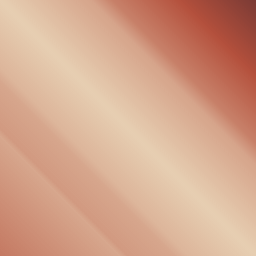
#> input picture tests/golden-infra/fixtures-cores/color-blend-duotone.png, 256 x 256 px
$ python -i tone.py   (imports and definitions only)
#> lines starting #> are read from the running program, lines starting #| are printed output that depends on the picture
#> further down, picture is the input picture: PIL image 256x256 RGBA; mean R, G, B, A 213.2, 164.8, 139.3, 255
"""Tone extraction: luminance statistics and histogram."""

from __future__ import annotations

import numpy as np
from PIL import Image


def extract_tone(image: Image.Image) -> dict:
    """Compute tone statistics from *image*.

    Returns a dict with:
      * ``mean`` - mean luminance.
      * ``std`` - standard deviation of luminance.
      * ``histogram`` - 256-bin normalized luminance histogram.
    """
    if image.mode != "RGB":
        image = image.convert("RGB")
    gray = np.asarray(image.convert("L"), dtype=np.float64)
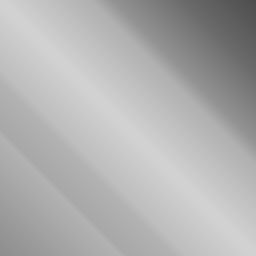
#> gray: shape (256, 256) float64; min 77, max 210, mean 176.3

    mean = float(gray.mean())
#> mean = 176.3
    std = float(gray.std())
#> std = 29.15

    # 256-bin histogram over [0, 255], normalized to sum to 1.
    counts, _ = np.histogram(gray, bins=256, range=(0, 256))
#> counts = 256 values, max 2461 at index 203, min 0 at index 0, mean 256
    total = counts.sum()
#> total = 65536
    if total > 0:
        normalized = counts.astype(np.float64) / total
#> normalized = 256 values, max 0.0376 at index 203, min 0 at index 0, mean 0.00391
    else:
        normalized = counts.astype(np.float64)
    histogram = [round(float(v), 6) for v in normalized]
#> histogram has the same summary as normalized

    return {
        "mean": mean,
        "std": std,
        "histogram": histogram,
    }

>>> from PIL import Image
>>> picture = Image.open('../../../../tests/golden-infra/fixtures-cores/color-blend-duotone.png')
>>> result = extract_tone(picture)
#> result = 3 items
